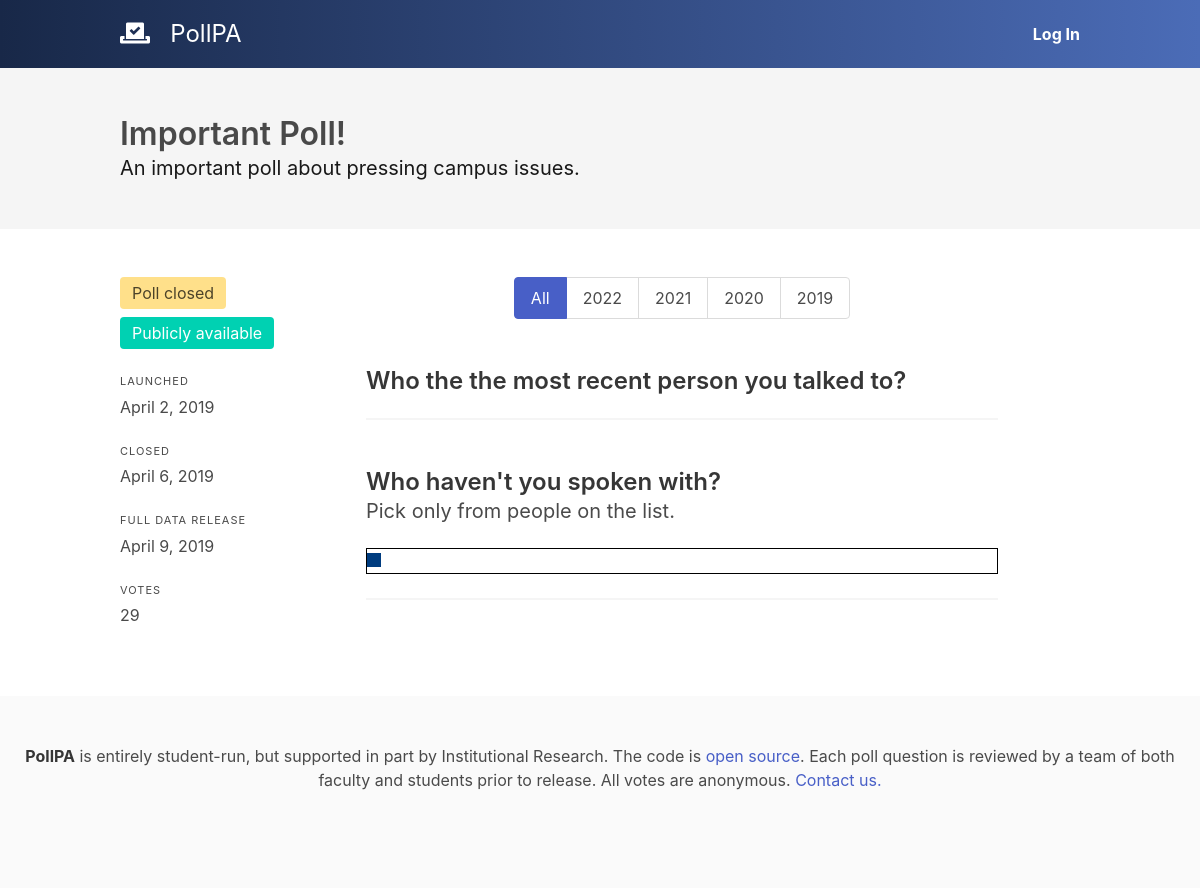
The app's page /poll/2/, older data.
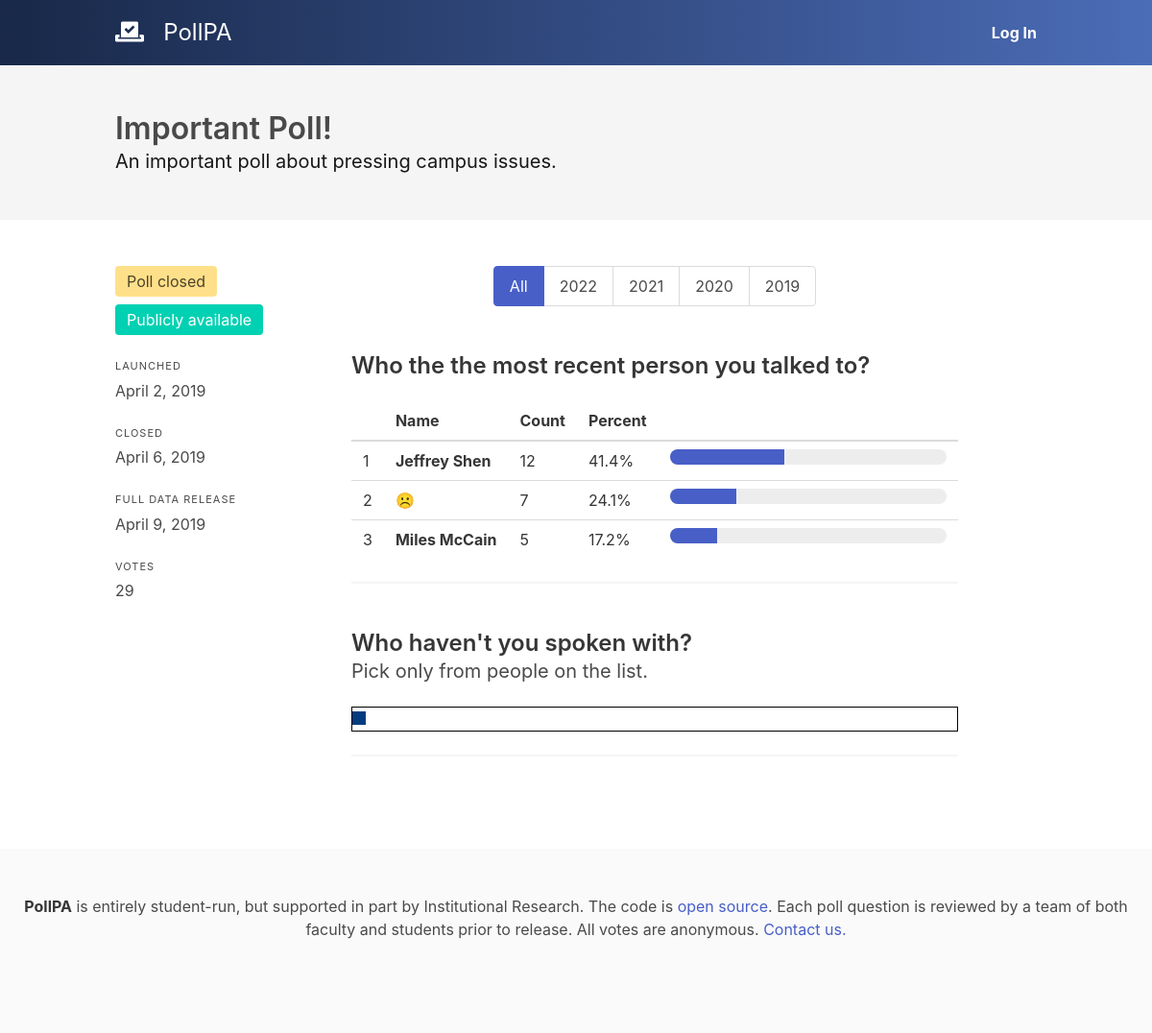
The same page, newer data.
### polls/models.py (models this page shows, shortened)
class QuestionOption(models.Model):
    question = models.ForeignKey(Question, on_delete=models.CASCADE)
    text = models.TextField()
    description = models.TextField(blank=True)
    sorting_key = models.FloatField(default=0)

### polls/views.py (the view, shortened to what this page needs)
# urls.py: path('poll/<int:poll_id>/', views.poll, name='poll'),
def poll(request, poll_id):
    poll_obj = get_object_or_404(Poll, id=poll_id)
    state = poll_obj.state(request)
    validation = {
        "status": None,
        "text": None
    }
    filter_settings = {
        "grade": "all"
    }
    responses = None
    if state == "results":
        filter_class = request.GET.get("filter", "all")
        filter_settings["grade"] = filter_class
        vote_choices = VoteChoice.objects.filter(question__poll=poll_obj)
        if filter_class != "all":
            vote_choices = vote_choices.filter(vote__grade=int(filter_class))
            filter_settings["total"] = Vote.objects.filter(
                grade=int(filter_class), poll=poll_obj).count()
        else:
            filter_settings["total"] = Vote.objects.filter(
                poll=poll_obj).count()
        responses = []
        total_votes = Vote.objects.filter(poll=poll_obj).count()
        for question in poll_obj.questions:
            choice_count = {choice: vote_choices.filter(question=question, choice=choice).count() for choice in question.options}
            q_response = {
                "title": question.text,
                "description": question.description,
                "graph": question.chart,
                "xlabel": "Responses",
                "ylabel": "Count",
                "filter_settings": filter_settings,
                "data": [{"x": quote_json(choice.text), "y": choice_count[choice], "percent": (100 * choice_count[choice] / total_votes)} for choice in question.options]
            }
            responses.append(q_response)
    has_user_voted = False
    if request.user.is_authenticated:
        has_user_voted = VoteFingerprint.objects.filter(
            user=request.user, poll=poll_obj).count() > 0
    return render(request, 'polls/poll.html', {
        "poll": poll_obj,
        "error": None,
        "state": state,
        "responses": responses,
        "validation": validation,
        "grades": ["2022", "2021", "2020", "2019"],
        "filter_settings": filter_settings,
        "has_user_voted": has_user_voted
    })

### polls/models.py (called while the page is built, shortened)
    @property
    def questions(self):
        return Question.objects.filter(poll=self)

    @property
    def votes(self):
        return Vote.objects.filter(poll=self)

    @property
    def is_public(self):
        return timezone.now() > self.public

    @property
    def is_closed(self):
        return timezone.now() > self.closes

    def state(self, request):
        if not (self.available < timezone.now() or request.user.is_superuser):
            raise Http404()
        if self.public < timezone.now():
            return "results"

    @property
    def options(self):
        return QuestionOption.objects.filter(question=self).order_by("sorting_key")

### polls/views.py (called while the page is built)
def quote_json(string):
    return string.replace("'", "’").replace('"', '“')

### polls/templates/polls/poll.html (shortened to what this page needs)
{% extends 'polls/content.html' %}
{% load static %}
{% load humanize %}
{% block header %}
<section class="hero is-light">
  <div class="hero-body">
    <div class="container">
      <h1 class="title">
        {{poll.title}}
      </h1>
      <h2 class="subtitle">
        {{poll.description}}
      </h2>
    </div>
  </div>
</section>
{% endblock %}
{% block content %}
<section id="poll" class="columns">
  {% if state != "vote" %}
  <div class="column is-3">
    <div class="tags">
      {% if poll.is_closed %}
        <span class="tag is-medium is-warning">Poll closed</span>
      {% else %}
        <span class="tag is-medium is-link">Closes {{poll.closes|naturaltime}}</span>
      {% endif %}
      {% if poll.is_public %}
        <span class="tag is-medium is-primary">Publicly available</span>
      {% endif %}
    </div>
    <p class="heading">Launched</p>
    <p>{{poll.available|naturalday|capfirst}}</p>
    <br>
    <p class="heading">Closed</p>
    <p>{{poll.closes|naturalday|capfirst}}</p>
    <br>
    <p class="heading">Full Data Release</p>
    <p>{{poll.public|naturalday|capfirst}}</p>
    <br>
    <p class="heading">Votes</p>
    <p>{{poll.votes|length|intcomma}}</p>
  </div>
  {% endif %}
  <div class="column is-8" id="questions">
    {% if state == "results" %}
      <div class="tabs is-toggle is-centered">
        <ul>
          <li class="{% if filter_settings.grade == "all" %} is-active {% endif %}">
            <a href="?filter=all">
              <span>All</span>
            </a>
          </li>
          {% for grade in grades %}
          <li class="{% if filter_settings.grade == grade %} is-active {% endif %}">
            <a href="?filter={{grade}}">
              <span>{{grade}}</span>
            </a>
          </li>
          {% endfor %}
        </ul>
      </div>
      <br>
      {% if filter_settings.total > 2 %}
        {% for response in responses %}
          <h2 class="is-size-4 title">{{response.title}}</h2>
          {% if response.description %}<p class="subtitle is-size-5">{{response.description}}&nbsp;</p> {% endif %}
          {% if response.graph == "bar" %}
            {% include "polls/graphs/bar.html" with data=response.data xlabel=response.xlabel ylabel=response.ylabel %}
          {% elif response.graph == "binary-slider" %}
            {% include "polls/graphs/binary-slider.html" with data=response.data %}
          {% elif response.graph == "pie" %}
            {% include "polls/graphs/pie.html" with data=response.data ylabel=response.ylabel  %}
          {% elif response.graph == "table" %}
            {% include "polls/graphs/table.html" with data=response.data %}
          {% endif %}
          <hr>
          <br>
        {% endfor %}
      {% else %}
        <div class="notification is-light">
          <p>
            Because there are fewer than three votes which match your filter, no results can be shown.
          </p>
        </div>
      {% endif %}
    {% endif %}
  </div>
</section>
{% endblock %}

### polls/templates/polls/graphs/table.html
<div class="table-chart">
  <table class="table is-fullwidth">
    <thead>
      <tr>
        <th></th>
        <th>Name</th>
        <th>Count</th>
        <th>Percent</th>
        <th></th>
      </tr>
    </thead>
    <tbody>
      {% for row in data|dictsortreversed:"y" %}
      <tr>
        <td class="is-narrow"><span class="table-rank"></span></td>
        <td class="is-narrow" class="table-name"><strong>{{row.x}}</strong></td>
        <td class="is-narrow">{{row.y}}</td>
        <td class="is-narrow">{{row.percent|floatformat}}%</td>
        <td><progress class="progress is-link" value="{{row.percent}}" max="100">{{row.percent|floatformat}}%</progress></td>
      </tr>
      {% endfor %}
    </tbody>
  </table>
</div>

Row changes from the older to the newer data that the page shows:
changed Question "Who the the most recent person you talked to?": chart "brightness-grid" → "table" (drawn)
now on this page (row unchanged): QuestionOption: x "Jeffrey Shen"
now on this page (row unchanged): QuestionOption: x "☹️"
now on this page (row unchanged): QuestionOption: x "Miles McCain"
Text that changed along with them:
new list line: "Name Count Percent 12 41.4 % 7 24.1 % 5 17.2 %"
